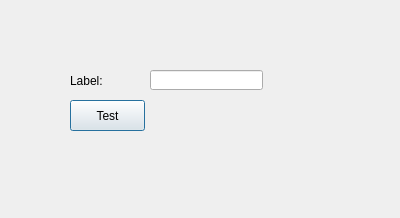
<?xml version="1.0" encoding="UTF-8"?>
<ui version="4.0">
 <class>FirstPluginDialogBase</class>
 <widget class="QDialog" name="FirstPluginDialogBase">
  <property name="geometry">
   <rect>
    <x>0</x>
    <y>0</y>
    <width>400</width>
    <height>218</height>
   </rect>
  </property>
  <property name="windowTitle">
   <string>FirstPlugin</string>
  </property>
  <widget class="QLineEdit" name="txt_test">
   <property name="geometry">
    <rect>
     <x>150</x>
     <y>70</y>
     <width>113</width>
     <height>20</height>
    </rect>
   </property>
  </widget>
  <widget class="QLabel" name="lbl_test">
   <property name="geometry">
    <rect>
     <x>70</x>
     <y>70</y>
     <width>61</width>
     <height>21</height>
    </rect>
   </property>
   <property name="text">
    <string>Label:</string>
   </property>
  </widget>
  <widget class="QPushButton" name="btn_test">
   <property name="geometry">
    <rect>
     <x>70</x>
     <y>100</y>
     <width>75</width>
     <height>31</height>
    </rect>
   </property>
   <property name="text">
    <string>Test</string>
   </property>
  </widget>
 </widget>
 <resources/>
 <connections/>
</ui>
